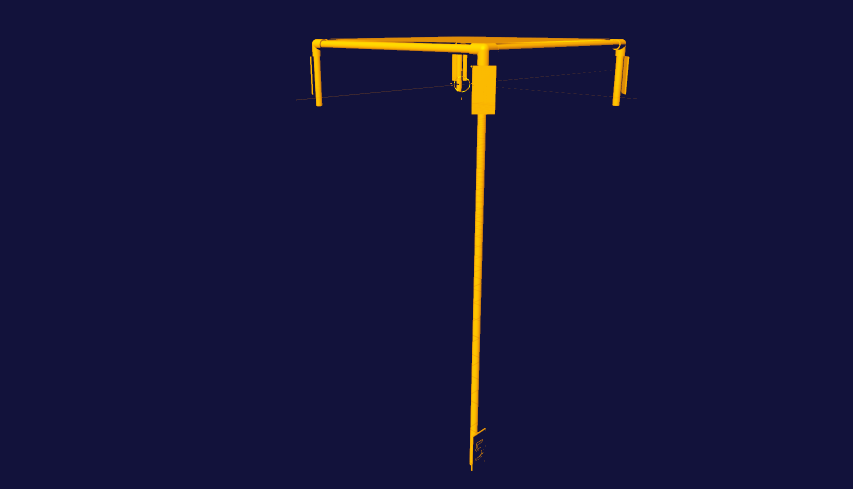
#> input picture misc/iceberg/firer.png, 1705 x 978 px (shown at 1/2 size)
$ python keel.py
#> lines starting #> are read from the running program, lines starting #| are printed output that depends on the picture
import cv2
import os
import numpy as np
from math import *


script_dir = os.path.dirname(__file__)
file_path = os.path.join(script_dir, "firer.png")

if not os.path.exists(file_path):
	print(f"Error: Could not find {file_path}")
else:
	img_raw = cv2.imread(file_path)
#> img_raw is the input picture: shape (978, 1705, 3); mean B, G, R 57.8, 21.3, 22.8
	wi,hi,thirdthing = img_raw.shape
#> wi = 978; hi = 1705; thirdthing = 3
	print(wi,hi)
#| 978 1705
	img = cv2.resize(img_raw,(1050, int(1050*(wi/hi))))
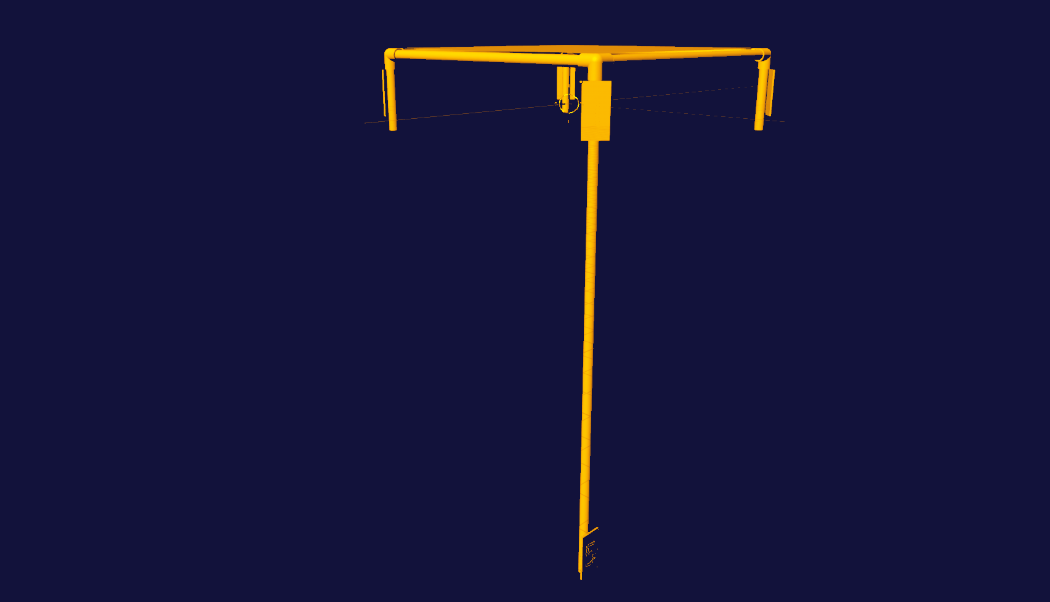
#> img: shape (602, 1050, 3); mean B, G, R 57.8, 21.3, 22.8

measure = True
if measure:

	clicks = []
	box_w = 1

	def click_event(event, x, y, flags, params):
		global img,box_w
		global clicks
		if event == cv2.EVENT_LBUTTONDOWN:
			clicks.append((x, y))


			cv2.circle(img, (x, y), 3, (0, 0, 255), -1)

			if len(clicks) >= 2 and len(clicks) % 2 == 0:
				if len(clicks) > 2:
					p1 = clicks[-2]
					p2 = clicks[-1]

					pixdist = dist(p1, p2)
					meas = round(pixdist / (box_w / 10), 2)

					cv2.line(img, p1, p2, (255, 0, 0), 2)
					cv2.putText(img, f"{meas} cm", p2, cv2.FONT_HERSHEY_SIMPLEX, 0.5, (0, 0, 255), 2)
				else:
					p1 = clicks[-2]
					p2 = clicks[-1]

					pixdist = dist(p1, p2)
					box_w = pixdist
					meas = round(pixdist / (box_w / 10), 2)

					cv2.line(img, p1, p2, (255, 0, 0), 2)
					cv2.putText(img, f"{meas} cm", p2, cv2.FONT_HERSHEY_SIMPLEX, 0.5, (0, 0, 255), 2)
			cv2.imshow('image', img)


	cv2.imshow('image', img)
	cv2.setMouseCallback('image', click_event)
	cv2.waitKey(0)
	cv2.destroyAllWindows()
